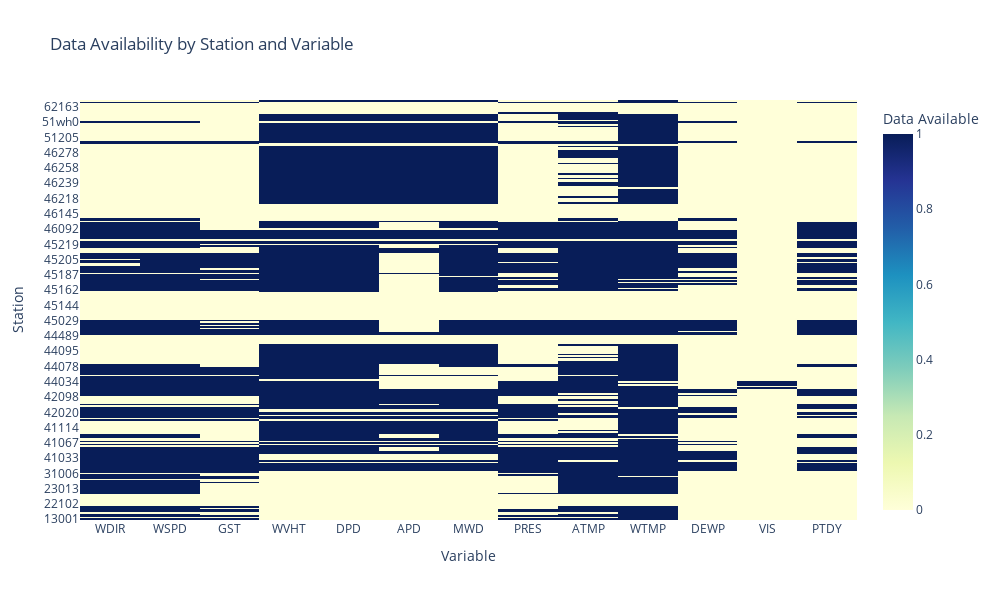

Notebook cell for this chart:
### Code cell
# Call the function with your availability dataframe
plot_availability_heatmap(availability_df)

### Figure 1 — Plotly figure (JSON) as saved in the notebook; plotly's stock layout.template omitted (floating-point values rounded to 4 significant figures; data arrays with more than 128 entries replaced by an {"elided": "..."} marker saying what was removed)
{"data": [{"colorbar": {"title": {"text": "Data Available"}}, "colorscale": [[0, "rgb(255,255,217)"], [0.125, "rgb(237,248,177)"], [0.25, "rgb(199,233,180)"], [0.375, "rgb(127,205,187)"], [0.5, "rgb(65,182,196)"], [0.625, "rgb(29,145,192)"], [0.75, "rgb(34,94,168)"], [0.875, "rgb(37,52,148)"], [1, "rgb(8,29,88)"]], "type": "heatmap", "x": ["WDIR", "WSPD", "GST", "WVHT", "DPD", "APD", "MWD", "PRES", "ATMP", "WTMP", "DEWP", "VIS", "PTDY"], "y": {"elided": "275 str values"}, "z": {"elided": "275x13 int values"}}], "layout": {"height": 600, "title": {"text": "Data Availability by Station and Variable"}, "width": 1000, "xaxis": {"title": {"text": "Variable"}}, "yaxis": {"title": {"text": "Station"}}}}
